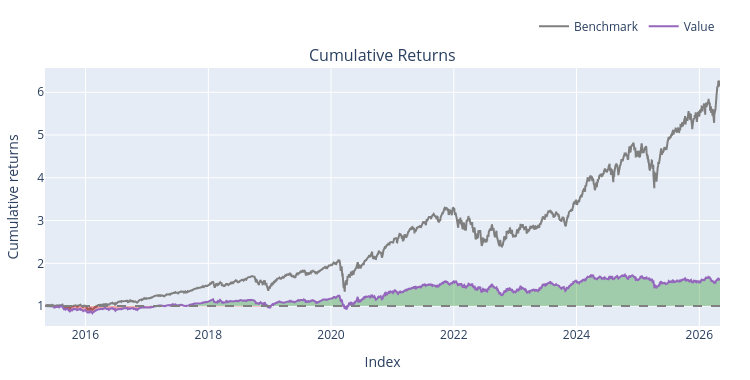

Notebook source saved alongside this figure:
### Markdown cell above
### Using volatility (Bollinger Bands), volume (OBV), trend(MACD) and momentum (RSI) indicators.

### Code cell
entries = ((close_df >= middle_df) & (macd_df >= signal_df) & (rsi_df >= 30) & (obv_df >= oma_df )).shift(1).fillna(False).astype(bool)
exits = ((close_df < middle_df) | (macd_df < signal_df) | (rsi_df > 70) | (obv_df < oma_df)).shift(1).fillna(False).astype(bool)



backtest1 = vbt.Portfolio.from_signals(
    close=close_df,
    open = open_df,
    high = high_df,
    low = low_df,
    entries=entries,
    exits=exits,
    init_cash=100_000.0,
    size=0.1,                         
    size_type='percent',
    cash_sharing=True,                 
    group_by=True,                     
    freq='1D',
    fees=0.001,
    sl_stop = 0.10,
       
)

print(backtest1.stats())
backtest1.plot().show()

### Figure 1 — Plotly figure (JSON) as saved in the notebook; plotly's stock layout.template omitted (floating-point values rounded to 4 significant figures; data arrays with more than 128 entries replaced by an {"elided": "..."} marker saying what was removed)
{"data": [{"legendgroup": "0", "line": {"color": "#7f7f7f"}, "name": "Benchmark", "showlegend": true, "type": "scatter", "uid": "b31828e4-0781-47de-a3c2-d94f418eb037", "x": {"elided": "2766 str values"}, "xaxis": "x", "y": {"elided": "2766 float values"}, "yaxis": "y"}, {"hoverinfo": "skip", "legendgroup": "1", "line": {"color": "rgba(0, 0, 0, 0)", "width": 0}, "opacity": 0, "showlegend": false, "type": "scatter", "uid": "b62c63a9-a4a8-4441-85c3-251a65564e99", "x": {"elided": "2766 str values"}, "xaxis": "x", "y": {"elided": "2766 int values"}, "yaxis": "y"}, {"connectgaps": false, "fill": "tonexty", "fillcolor": "rgba(0, 128, 0, 0.3)", "hoverinfo": "skip", "legendgroup": "1", "line": {"color": "rgba(0, 0, 0, 0)", "width": 0}, "opacity": 0, "showlegend": false, "type": "scatter", "uid": "fd4c2763-c9d8-4008-b51a-a83934344fb2", "x": {"elided": "2766 str values"}, "xaxis": "x", "y": {"elided": "2766 float values"}, "yaxis": "y"}, {"hoverinfo": "skip", "legendgroup": "1", "line": {"color": "rgba(0, 0, 0, 0)", "width": 0}, "opacity": 0, "showlegend": false, "type": "scatter", "uid": "b911c449-102a-409b-aa30-de00b3b71a18", "x": {"elided": "2766 str values"}, "xaxis": "x", "y": {"elided": "2766 int values"}, "yaxis": "y"}, {"connectgaps": false, "fill": "tonexty", "fillcolor": "rgba(255, 0, 0, 0.3)", "hoverinfo": "skip", "legendgroup": "1", "line": {"color": "rgba(0, 0, 0, 0)", "width": 0}, "opacity": 0, "showlegend": false, "type": "scatter", "uid": "5c5f195e-22e9-439e-af2d-bdc3dfd15c07", "x": {"elided": "2766 str values"}, "xaxis": "x", "y": {"elided": "2766 float values"}, "yaxis": "y"}, {"legendgroup": "2", "line": {"color": "#9467bd"}, "name": "Value", "showlegend": true, "type": "scatter", "uid": "20ed6c41-2a4b-4b1e-ae48-01098ef4ef57", "x": {"elided": "2766 str values"}, "xaxis": "x", "y": {"elided": "2766 float values"}, "yaxis": "y"}, {"hoverinfo": "skip", "legendgroup": "1", "line": {"color": "rgba(0, 0, 0, 0)", "width": 0}, "opacity": 0, "showlegend": false, "type": "scatter", "uid": "738fec09-e56b-4ef4-9892-50ec7ad4268e", "x": {"elided": "2766 str values"}, "xaxis": "x", "y": {"elided": "2766 int values"}, "yaxis": "y"}], "layout": {"annotations": [{"font": {"size": 16}, "showarrow": false, "text": "Cumulative Returns", "x": 0.5, "xanchor": "center", "xref": "paper", "y": 1, "yanchor": "bottom", "yref": "paper"}], "height": 380, "legend": {"orientation": "h", "traceorder": "normal", "x": 1, "xanchor": "right", "y": 1.105, "yanchor": "bottom"}, "margin": {"b": 30, "l": 30, "r": 30, "t": 30}, "shapes": [{"line": {"color": "gray", "dash": "dash"}, "type": "line", "x0": 0, "x1": 1, "xref": "paper", "y0": 1, "y1": 1, "yref": "y"}], "showlegend": true, "width": 750, "xaxis": {"anchor": "y", "domain": [0, 1], "title": {"text": "Index"}}, "yaxis": {"anchor": "x", "domain": [0, 1], "title": {"text": "Cumulative returns"}}}}
